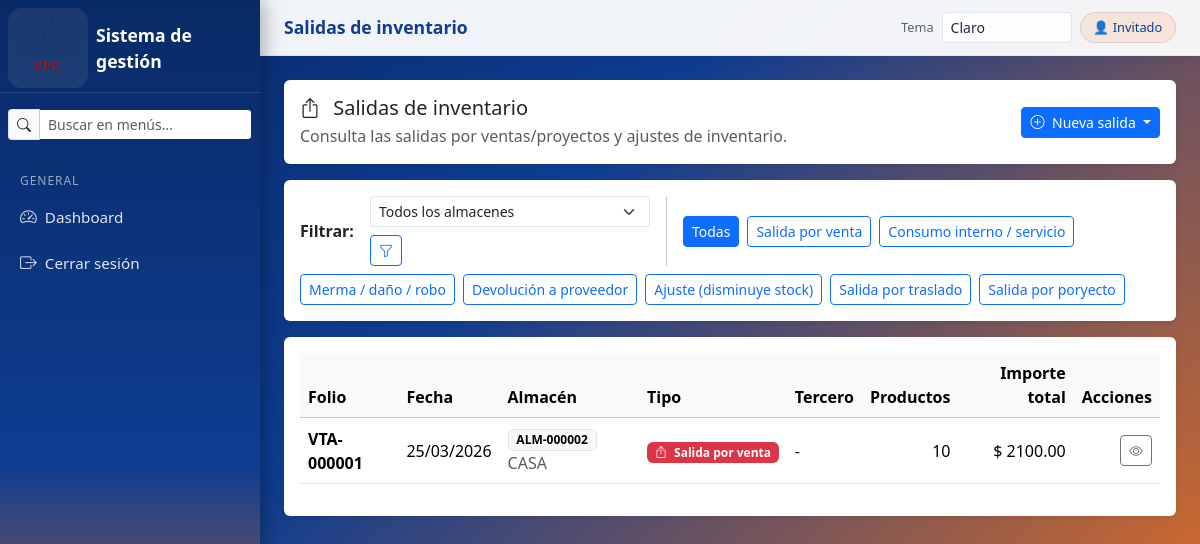
/inventarios/salidas/, run on the app's committed database.
### inventarios/models.py (models this page shows, shortened)
class SalidaInventario(models.Model):
    TIPO_VENTA = "VTA"
    TIPO_CONSUMO_INTERNO = "CON"
    TIPO_MERMA = "MRM"
    TIPO_DEVOLUCION_PROVEEDOR = "DEV"
    TIPO_AJUSTE_NEGATIVO = "AJN"
    TIPO_TRASLADO_SALIDA = "TRS"
    TIPO_PROYECTO = "PRY"
    TIPO_CHOICES = [
        (TIPO_VENTA, "Salida por venta"),
        (TIPO_CONSUMO_INTERNO, "Consumo interno / servicio"),
        (TIPO_MERMA, "Merma / daño / robo"),
        (TIPO_DEVOLUCION_PROVEEDOR, "Devolución a proveedor"),
        (TIPO_AJUSTE_NEGATIVO, "Ajuste (disminuye stock)"),
        (TIPO_TRASLADO_SALIDA, "Salida por traslado"),
        (TIPO_PROYECTO, "Salida por poryecto")
    ]
    folio = models.CharField("Folio", max_length=20, unique=True)
    fecha = models.DateField("Fecha", default=timezone.now)
    tipo = models.CharField("Tipo de salida", max_length=3, choices=TIPO_CHOICES)
    proyecto = models.ForeignKey(Proyecto, on_delete=models.PROTECT, null=True, blank=True, related_name="salidas_inventario",)
    cliente = models.CharField("Cliente", max_length=200, blank=True)
    proveedor = models.CharField("Proveedor", max_length=200, blank=True)
    almacen = models.ForeignKey(
        "catalogos.Almacen",
        on_delete=models.PROTECT,
        related_name="salidas_inventario",  # o salidas_inventario
        null=True,
        blank=True,
    )
    documento_referencia = models.CharField("Documento referencia", max_length=60, blank=True)
    motivo = models.TextField("Motivo", blank=True)
    observaciones = models.TextField("Observaciones", blank=True)
    creado_en = models.DateTimeField(auto_now_add=True)
    class Meta:
        verbose_name = "Salida de inventario"
        verbose_name_plural = "Salidas de inventario"
        ordering = ["-fecha", "-folio"]

### catalogos/models.py (models this page shows, shortened)
class Almacen(models.Model):
    TIPO_CHOICES = (
        ("FISICO", "Físico"),
        ("VIRTUAL", "Virtual"),
    )
    codigo = models.CharField(
        max_length=20,
        unique=True,
        help_text="Identificador corto del almacén (ej. MATRIZ, VIRT-PROY).",
    )
    nombre = models.CharField(max_length=100)
    tipo = models.CharField(
        max_length=10,
        choices=TIPO_CHOICES,
        default="FISICO",
    )
    ubicacion = models.CharField(
        max_length=150,
        blank=True,
        null=True,
        help_text="Dirección o referencia (solo almacenes físicos).",
    )
    es_activo = models.BooleanField(default=True)
    permite_ventas = models.BooleanField(default=True)
    permite_transferencias = models.BooleanField(default=True)
    es_virtual_sistema = models.BooleanField(
        default=False,
        help_text="Almacén virtual controlado por el sistema.",
    )
    fecha_alta = models.DateTimeField(auto_now_add=True)
    es_arrendado = models.BooleanField(default=False)
    class TipoCosto(models.TextChoices):
        POR_KILO = "POR KILO", "Por kilo"
        POR_TARIMA = "POR TARIMA", "Por tarima"
    tipo_costo = models.CharField(
        max_length=20,
        choices=TipoCosto.choices,
        null=True,
        blank=True,
        help_text="Aplica solo si el almacén es arrendado."
    )
    costo_almacen = models.DecimalField(
        max_digits=12,
        decimal_places=2,
        null=True,
        blank=True,
        validators=[MinValueValidator(Decimal("0.00"))],
        help_text="Aplica solo si el almacén es arrendado."
    )
    vencimiento_dias = models.PositiveIntegerField(
        null=True,
        blank=True,
        help_text="Cada cuántos días vence el pago (solo arrendado)."
    )
    class Meta:
        verbose_name = "Almacén"
        verbose_name_plural = "Almacenes"
        ordering = ["nombre"]

### inventarios/views/salidas.py (the view)
# urls.py: path("salidas/", v_salidas.salidas_list, name="salidas_list"),
def salidas_list(request):
    almacenes_qs = Almacen.objects.filter(es_activo=True).order_by("tipo", "nombre")
    almacen_id = (request.GET.get("almacen") or "").strip()
    salidas = (
        SalidaInventario.objects
        .select_related("almacen")
        .all()
        .prefetch_related("detalles")
        .annotate(
            total_productos=Sum("detalles__cantidad"),
            total_importe=Round(
                Sum(F("detalles__cantidad") * F("detalles__precio_unitario")),
                2
            ),
        )
    )
    tipo = request.GET.get("tipo")
    tipos_validos = dict(SalidaInventario.TIPO_CHOICES)
    if tipo in tipos_validos:
        salidas = salidas.filter(tipo=tipo)
    if almacen_id.isdigit():
        salidas = salidas.filter(almacen_id=int(almacen_id))
    context = {
        "salidas": salidas,
        "tipo_actual": tipo,
        "almacenes": almacenes_qs,
        "almacen_id": almacen_id,
        "TIPO_CHOICES": SalidaInventario.TIPO_CHOICES,
    }
    return render(request, "inventarios/salidas_list.html", context)

### accounts/templatetags/roles.py (called while the page is built)
@register.filter
def has_group(user, group_name: str) -> bool:
    if not user or not user.is_authenticated:
        return False
    return user.groups.filter(name=group_name).exists()

### templates/inventarios/salidas_list.html (shortened to what this page needs)
{% extends "base.html" %}
{% load static %}
{% block page_title %}Salidas de inventario{% endblock %}
{% block content %}
<div class="row">
  <div class="col-12">
    <div class="card border-0 shadow-sm mb-3">
      <div class="card-body d-flex justify-content-between align-items-center">
        <div>
          <h5 class="mb-1">
            <i class="bi bi-box-arrow-up me-2"></i>
            Salidas de inventario
          </h5>
          <p class="text-muted mb-0">
            Consulta las salidas por ventas/proyectos y ajustes de inventario.
          </p>
        </div>
        <div class="btn-group">
          <button type="button" class="btn btn-sm btn-primary dropdown-toggle" data-bs-toggle="dropdown" aria-expanded="false">
            <i class="bi bi-plus-circle me-1"></i>
            Nueva salida
          </button>
        </div>
      </div>
    </div>
  </div>
  <div class="col-12 mb-3">
    <div class="card border-0 shadow-sm">
      <div class="card-body d-flex flex-wrap align-items-center gap-2">
        <span class="fw-semibold me-2">Filtrar:</span>
        <form method="get" class="d-flex flex-wrap align-items-center gap-2">
          <select name="almacen" class="form-select form-select-sm" style="min-width: 240px;">
            <option value="">Todos los almacenes</option>
          </select>
          <button class="btn btn-sm btn-outline-primary" type="submit" title="Aplicar">
            <i class="bi bi-funnel"></i>
          </button>
        </form>
        <a href="{% url 'salidas_list' %}{% if almacen_id %}?almacen={{ almacen_id }}{% endif %}"
           class="btn btn-sm {% if not tipo_actual %}btn-primary{% else %}btn-outline-primary{% endif %}">
          Todas
        </a>
        {% for value, label in TIPO_CHOICES %}
          <a href="{% url 'salidas_list' %}?tipo={{ value }}{% if almacen_id %}&almacen={{ almacen_id }}{% endif %}"
             class="btn btn-sm {% if tipo_actual == value %}btn-primary{% else %}btn-outline-primary{% endif %}">
            {{ label }}
          </a>
        {% endfor %}
      </div>
    </div>
  </div>
  <div class="col-12">
    <div class="card border-0 shadow-sm">
      <div class="card-body">
        <div class="table-responsive">
          <table class="table table-hover align-middle">
            <thead class="table-light">
              <tr>
                <th>Folio</th>
                <th>Fecha</th>
                <th>Almacén</th>
                <th>Tipo</th>
                <th>Tercero</th>
                <th class="text-end">Productos</th>
                <th class="text-end">Importe total</th>
                <th class="text-end">Acciones</th>
              </tr>
            </thead>
            <tbody>
              {% for salida in salidas %}
                <tr>
                  <td class="fw-semibold">{{ salida.folio }}</td>
                  <td>{{ salida.fecha|date:"d/m/Y" }}</td>
                  <td>
                    {% if salida.almacen %}
                      <span class="badge text-bg-light border">{{ salida.almacen.codigo }}</span>
                      <span class="text-muted">{{ salida.almacen.nombre }}</span>
                    {% else %}
                      <span class="text-muted">—</span>
                    {% endif %}
                  </td>
                  <td>
                    {% if salida.tipo == "AJN" %}
                      <span class="badge text-bg-info text-dark">
                        <i class="bi bi-sliders me-1"></i>
                        Ajuste
                      </span>
                    {% else %}
                      <span class="badge text-bg-danger">
                        <i class="bi bi-box-arrow-up me-1"></i>
                        {{ salida.get_tipo_display }}
                      </span>
                    {% endif %}
                  </td>
                  <td>
                    {{ salida.cliente|default:salida.proveedor|default:"-" }}
                  </td>
                  <td class="text-end">
                    {{ salida.total_productos|default:"0" }}
                  </td>
                  <td class="text-end">
                    $ {{ salida.total_importe|default:"0.00"|floatformat:2 }}
                  </td>
                  <td class="text-end">
                    <a href="{% url 'salida_detalle' salida.id %}" class="btn btn-sm btn-outline-secondary" title="Ver detalle">
                      <i class="bi bi-eye"></i>
                    </a>
                  </td>
                </tr>
              {% empty %}
                <tr>
                  <td colspan="8" class="text-center text-muted py-4">
                    No hay salidas registradas.
                  </td>
                </tr>
              {% endfor %}
            </tbody>
          </table>
        </div>
      </div>
    </div>
  </div>
</div>
{% endblock %}

### static/css/base.css (style rules this page uses)
:root, html[data-theme="light"], body[data-theme="light"] { --color-bg: #f4f7fb; --color-bg-alt: #eaf1fb; --color-surface: #ffffff; --color-surface-soft: #f8fbff; --color-primary: #0f3d91; --color-primary-strong: #082a66; --color-primary-soft: #3b82f6; --color-secondary: #f97316; --color-secondary-soft: #fb923c; --color-accent: #ffb703; --color-text: #1f2937; --color-text-soft: #5b6472; --color-text-inverse: #ffffff; --color-border: rgba(15, 61, 145, 0.12); --color-border-strong: rgba(15, 61, 145, 0.22); --color-sidebar-text: rgba(255, 255, 255, 0.88); --color-sidebar-muted: rgba(255, 255, 255, 0.58); --color-sidebar-hover: rgba(255, 183, 3, 0.18); --color-sidebar-active: #ffd166; --shadow-soft: 0 14px 34px rgba(8, 42, 102, 0.14); --shadow-strong: 0 18px 45px rgba(7, 24, 58, 0.28); --focus-ring: 0 0 0 0.2rem rgba(249, 115, 22, 0.22); --gradient-main: linear-gradient(135deg, #082a66 0%, #0f3d91 38%, #f97316 100%); --gradient-sidebar: linear-gradient(180deg, #082a66 0%, #0f3d91 58%, #f97316 100%); --gradient-auth: linear-gradient(145deg, #082a66 0%, #0f3d91 45%, #fb923c 100%); --gradient-hero: linear-gradient(160deg, #0a224f 0%, #123f93 56%, #f97316 100%); --badge-bg: rgba(249, 115, 22, 0.12); }
html { color-scheme: light; }
body { background-color: var(--color-bg); color: var(--color-text); transition: background-color 0.25s ease, color 0.25s ease; }
.solar-sidebar, .solar-main-header, .auth-card, .auth-hero, .bg-solar-main, .bg-solar-auth, .solar-badge-user, .form-control, .form-select, .input-group-text, .btn-solar { transition: background 0.25s ease, background-color 0.25s ease, color 0.25s ease, border-color 0.25s ease, box-shadow 0.25s ease; }
.form-control, .form-select, .input-group-text { border-color: var(--color-border); }
.bg-solar-main { min-height: 100vh; margin: 0; background: var(--gradient-main); color: var(--color-text); }
.solar-main-content .card, .solar-main-content .table, .solar-main-content .modal-content, .solar-main-content .dropdown-menu { border-color: var(--color-border); }

### data on the page
SalidaInventario: folio "VTA-000001", fecha "25/03/2026", almacen.codigo "ALM-000002", almacen.nombre "CASA", tipo "Salida por venta", cliente "-", total_productos "10", total_importe "2100.00"

### other printed values
{{ label }} "Salida por venta" "Consumo interno / servicio" "Merma / daño / robo" "Devolución a proveedor" "Ajuste (disminuye stock)" "Salida por traslado" "Salida por poryecto"
